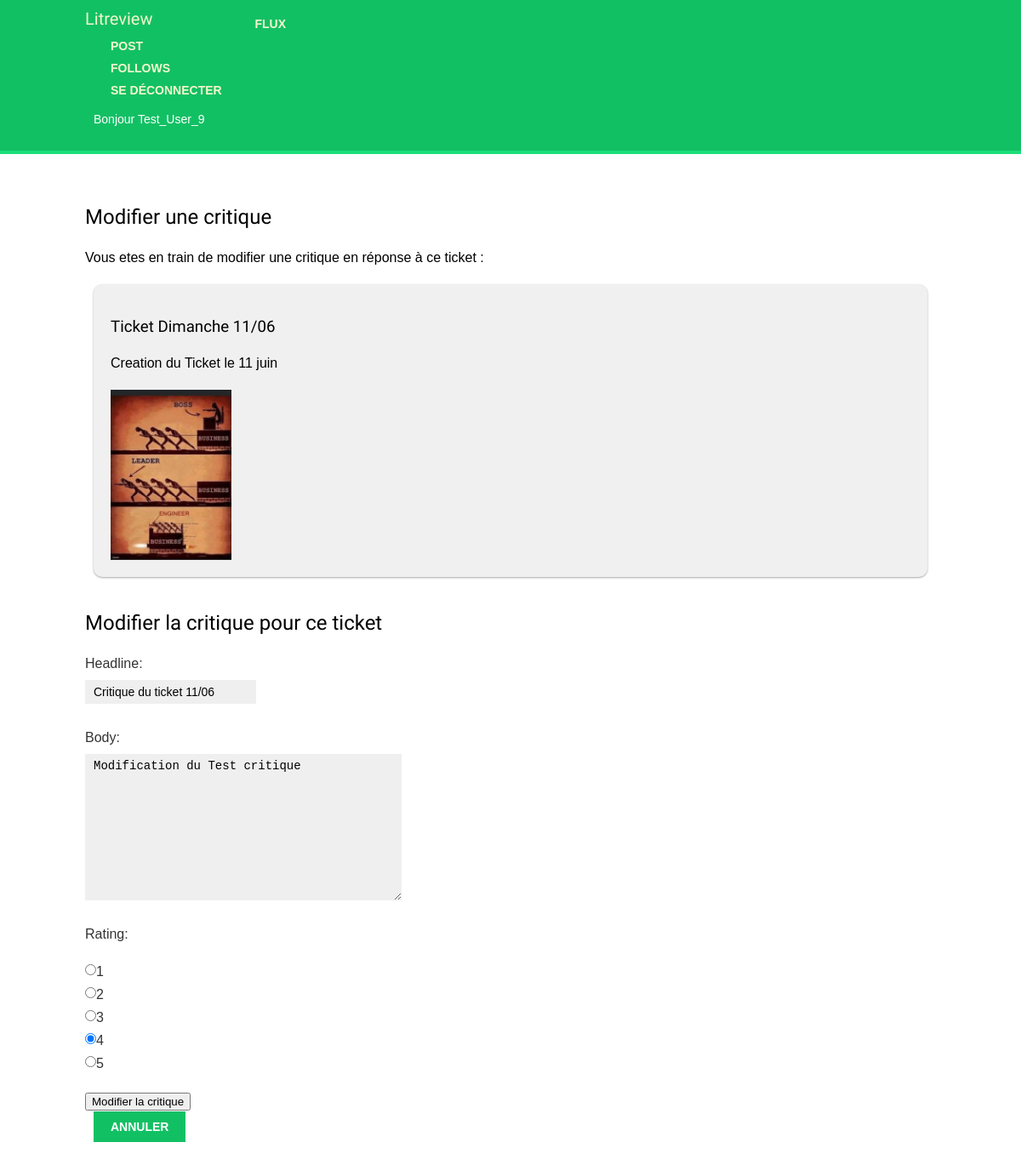
Page /litreview_app/update_review/15 (signed in) on the committed database.
### litreview_app/models.py (models this page shows)
class Ticket(models.Model):
    title = models.CharField(max_length=128)
    description = models.TextField(max_length=2048, blank=True)
    user = models.ForeignKey(settings.AUTH_USER_MODEL, on_delete=models.CASCADE)
    time_created = models.DateTimeField(auto_now_add=True)
    image = models.ImageField(null=True, blank=True, upload_to='tickets/') #Ajout du repertoire pour stocker les images

class Review(models.Model):
    rating = models.PositiveSmallIntegerField(max_length=1024, validators=[MinValueValidator(0), MaxValueValidator(5)])
    user = models.ForeignKey(settings.AUTH_USER_MODEL, on_delete=models.CASCADE)
    headline = models.CharField(max_length=128)
    ticket = models.ForeignKey(Ticket, on_delete=models.CASCADE)
    body = models.TextField(max_length=8192, blank=True)
    time_created = models.DateTimeField(auto_now_add=True)

### litreview_app/views/review.py (the view)
# urls.py: path('update_review/<int:review_id>', views.update_review, name='update_review'),#Parametre1=url/Parametre2=nom fonction/Parametre3=nom template html
@login_required #Modification d'une critique en reponse a un ticket
def update_review(request, review_id):
    review = Review.objects.get(id=review_id)#Recuperation de la critique id pour ajout de critique
    ticket = review.ticket
    if request.method == 'POST':
        review_form = ReviewForm(request.POST, request.FILES, instance=review)
        if review_form.is_valid():
            new_review = review_form.save(commit=False)
            new_review.ticket = ticket  # Assuming your Review model has a foreign key to Ticket model
            new_review.user = request.user
            new_review.save()
            messages.success(request, 'Review updated successfully')
            return redirect('dashboard')
    else:
        review_form = ReviewForm(instance=review)
    context = {
        'review_form': review_form,
        'ticket': ticket
    }
    return render(request, 'litreview_app/update_review.html', context)

### litreview_app/forms.py
class ReviewForm(forms.ModelForm): #Formulaire de creation de Critique pas en reponse a un ticket (en cours)
    RATING_CHOICES = [(i, i) for i in range(1, 6)] #Affichage Radio Button
    rating = forms.ChoiceField(choices=RATING_CHOICES, widget=forms.RadioSelect)
    class Meta:
        model = Review
        fields = ('headline', 'body', 'rating',)

### litreview_app/templates/litreview_app/update_review.html (shortened to what this page needs)
{% extends "base.html" %}
{% load static %}
      {% block content %}
      <h2>Modifier une critique </h2>
        <p>Vous etes en train de modifier une critique en réponse à ce ticket :</P>
      <div class="ticket">
        <h3>{{ ticket.title }}</h3>
        <p>{{ ticket.description }}</p>
        {% if ticket.image %}
            <img src="{{ ticket.image.url }}" alt="{{ ticket.title }}" class="ticket-image">
        {% endif %}
    </div>
      <form method="post" enctype="multipart/form-data">
          <h2>Modifier la critique pour ce ticket</h2>
        {{ review_form.as_p }}
          <button type="submit">Modifier la critique</button>
    </form>
       <div class="menu-item px-5">
        <a href="{% url 'dashboard' %}" class="button">Annuler</a>
      </div>
      {% endblock %}

### litreview_app/templates/base.html (shortened to what this page needs)
{% load static %}
<!DOCTYPE html>
<html>
<head>
    <link href="{% static "litreview_app/styles.css" %}" rel="stylesheet">
</head>
  <body>
    <div id="header">
      <span class="logo">Litreview</span>
      <div class="menu-item px-5">
        <a href="{% url 'dashboard' %}" class="button">Flux</a>
      </div>
      <div class="menu-item px-5">
        <a href="{% url 'posts' %}" class="button">Post</a>
      </div>
      <div class="menu-item px-5">
        <a href="{% url 'follows' %}" class="button">follows</a>
      </div>
      <div class="menu-item px-5">
        <a href="{% url 'logout' %}" class="button">Se déconnecter</a>
        <p> Bonjour {{ request.user.username }}</p>
      </div>
    </div>
    <div id="content">
      {% block content %}
      {% endblock %}
    </div>
  </body>
  </html>

### litreview_app/static/litreview_app/styles.css (style rules this page uses)
body { margin:0; padding:0; font-family:helvetica, sans-serif; }
p { line-height: 1.8; }
a { color:#12c064; text-decoration:none; }
h1, h2, h3, h4, h5 , h6 { font-family: 'Muli', sans-serif; font-weight:normal; }
h2 { margin:30px 0 20px; }
#header { padding:10px 100px; font-size:14px; background:#12c064; color:#fff; border-bottom:4px solid #1cdf78; overflow:auto; }
#header .logo { font-family: 'Muli', sans-serif; float:left; color:#f3f7cc; font-size:20px; margin-right:10%; }
#header a { color:#f3f7cc; }
#content { padding:30px 100px; }
form { overflow:auto; }
form p { width:100%; overflow:auto; }
label { float:left; clear:both; color:#333; margin-bottom:4px; }
input, textarea { clear:both; float:left; margin:0 0 10px; background:#efefef; border:0; padding:6px 10px; font-size:14px; }
input[type=submit], a.button { font-weight:bold; background:#12c064; color:#fff; padding:10px 20px; font-size:14px; text-transform:uppercase; bottom: -10px; }
.ticket { background-color: #f0f0f0; border-radius: 10px; padding: 20px; box-shadow: 0 1px 3px rgba(0, 0, 0, 0.12), 0 1px 2px rgba(0, 0, 0, 0.24); margin: 10px; }
.ticket-image { max-width: 100%; max-height: 200px; display: block; margin-top: 10px; }
.menu-item { margin: 10px; }

### rows in the picture
Ticket: title "Ticket Dimanche 11/06", description "Creation du Ticket le 11 juin", image (picture)
Review: headline "Critique du ticket 11/06", body "Modification du Test critique", rating "☐ 1 ☐ 2 ☐ 3 ☑ 4 ☐ 5"

### other values in the picture
{{ request.user.username }} "Test_User_9"
